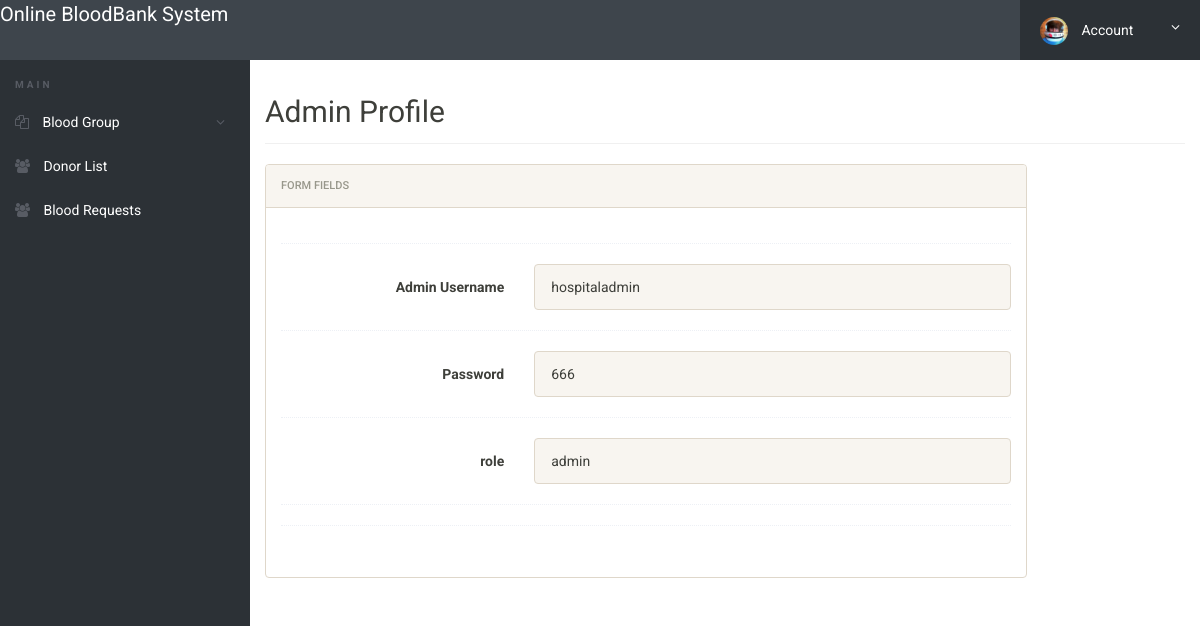
/administratorpage/profile.php, run on the app's committed database.
### tables this page shows
CREATE TABLE `users_login` (
  `id_login` varchar(255) NOT NULL,
  `username` varchar(255) NOT NULL,
  `password` varchar(255) NOT NULL,
  `role` enum('donor','admin') NOT NULL DEFAULT 'donor',
  `remember_me` tinyint(1) DEFAULT 0,
  `verifyLogin` tinyint(1) DEFAULT 0,
  `created_at` timestamp NOT NULL DEFAULT current_timestamp(),
  `updated_at` timestamp NOT NULL DEFAULT current_timestamp() ON UPDATE current_timestamp()
);

### administratorpage/profile.php (the view, shortened to what this page needs)
<?php
include('includes/config.php');
?>
<!doctype html>
<html lang="en" class="no-js">
<head>
	<link rel="stylesheet" href="css/font-awesome.min.css">
	<link rel="stylesheet" href="css/bootstrap.min.css">
	<link rel="stylesheet" href="css/dataTables.bootstrap.min.css">
	<link rel="stylesheet" href="css/bootstrap-social.css">
	<link rel="stylesheet" href="css/bootstrap-select.css">
	<link rel="stylesheet" href="css/fileinput.min.css">
	<link rel="stylesheet" href="css/awesome-bootstrap-checkbox.css">
	<link rel="stylesheet" href="css/style.css">
</head>
<body>
	<?php include('includes/header.php');?>
	<div class="ts-main-content">
	<?php include('includes/leftbar.php');?>
		<div class="content-wrapper">
			<div class="container-fluid">
				<div class="row">
					<div class="col-md-12">
						<h2 class="page-title">Admin Profile</h2>
						<div class="row">
							<div class="col-md-10">
								<div class="panel panel-default">
									<div class="panel-heading">Form fields</div>
									<div class="panel-body">
										<form method="post" class="form-horizontal" onSubmit="return valid();">
  	        	 <?php
$sql="SELECT * from  users_login";
$query = $dbh -> prepare($sql);
$query->execute();
$results=$query->fetchAll(PDO::FETCH_OBJ);
$cnt=1;
if($query->rowCount() > 0)
{
foreach($results as $row)
{               ?>
											<div class="hr-dashed"></div>
											<div class="form-group">
												<label class="col-sm-4 control-label">Admin Username  </label>
												<div class="col-sm-8">
													<input type="text" name="adminname" value="<?php  echo $row->username;?>" class="form-control" readonly="">
												</div>
											</div>
											<div class="hr-dashed"></div>
											<div class="form-group">
												<label class="col-sm-4 control-label">Password</label>
												<div class="col-sm-8">
													<input type="text" name="username" value="<?php  echo $row->password;?>" class="form-control" readonly="">
												</div>
											</div>
											<div class="hr-dashed"></div>
										<div class="form-group">
												<label class="col-sm-4 control-label">role</label>
												<div class="col-sm-8">
													<input type="text" name="mobilenumber" value="<?php  echo $row->role;?>"  class="form-control" readonly="">
												</div>
											</div>
											<div class="hr-dashed"></div>
											<div class="hr-dashed"></div>
											<?php $cnt=$cnt+1;}} ?>
											<div class="form-group">
												<div class="col-sm-8 col-sm-offset-4">
												</div>
											</div>
										</form>
									</div>
								</div>
							</div>
						</div>
					</div>
				</div>
			</div>
		</div>
	</div>
</body>
</html>

### administratorpage/css/style.css (style rules this page uses)
html { font-size: 14px; }
@media only screen and (min-width: 480px) { html { font-size: 17px; } }
@media only screen and (min-width: 768px) { html { font-size: 14px; } }
body { font-size: 1em; }
.hr-dashed { background-color: transparent; border-top: 1px dotted #edf0f5; color: transparent; height: 1px; margin: 20px 0; }
.panel { overflow: hidden; }
.page-title { padding-bottom: 15px; margin-bottom: 20px; border-bottom: 1px solid #f0f0f0; }
.ts-main-content .content-wrapper { padding-top: 15px; margin-top: 60px; }
@media only screen and (min-width: 992px) { .ts-main-content .content-wrapper { margin-left: 250px; } }

### data on the page
users_login: adminname "hospitaladmin", username "666", mobilenumber "admin"
